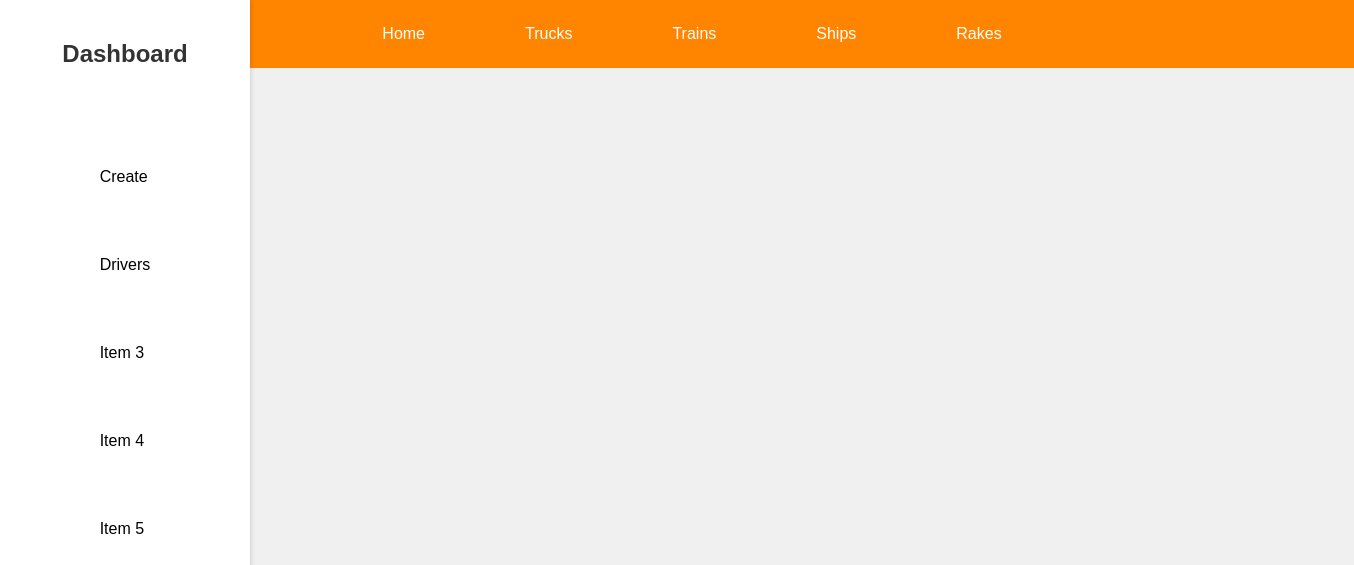
Before: /tracker/trucks/list with the older database file.
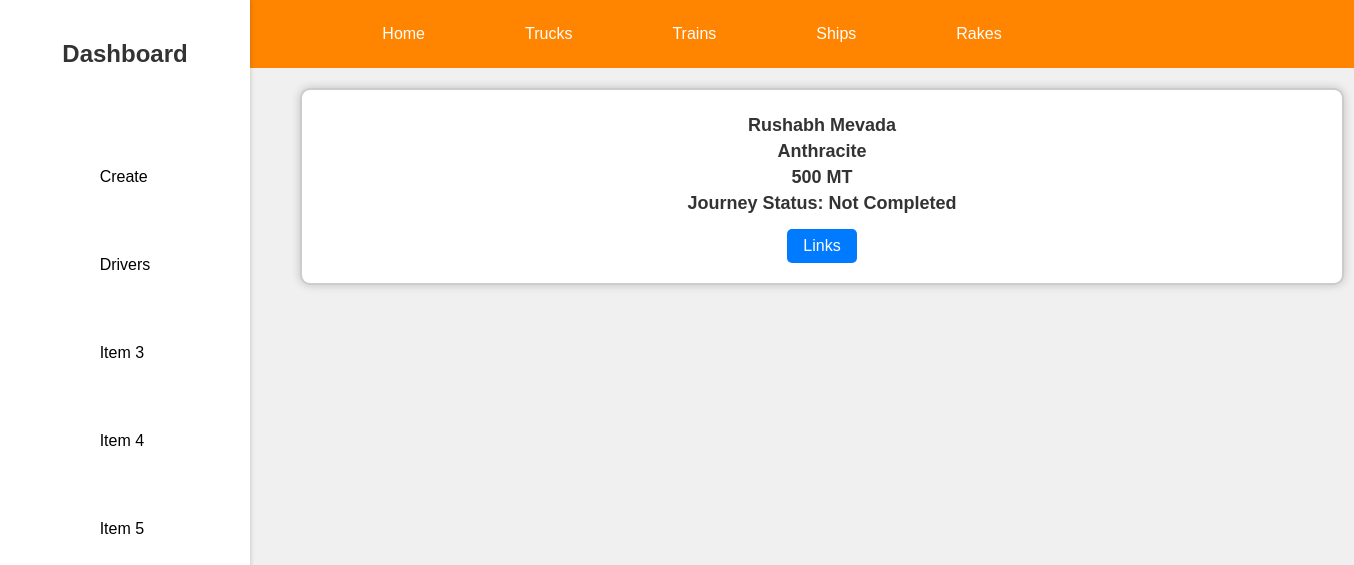
After: the same page with the newer database file.
### adminpanel/models.py (models this page shows, shortened)
class TruckJourney(models.Model):
    driver = models.ForeignKey(TruckDriver, on_delete=models.CASCADE)
    buyer = models.ForeignKey(Buyers, on_delete=models.CASCADE)
    COAL_TYPE_CHOICES = [
        ("Lignite", "Lignite"),
        ("Sub-Bituminous", "Sub-Bituminous"),
        ("Bituminous", "Bituminous"),
        ("Anthracite", "Anthracite"),
    ]
    coal_type = models.CharField(max_length=15, choices=COAL_TYPE_CHOICES)
    start_date = models.DateTimeField(auto_now_add=True)
    capacity = models.IntegerField()
    complete = models.BooleanField(default=False)

class TruckDriver(models.Model):
    name = models.CharField(max_length=200)
    truck_no = models.CharField(max_length=200, unique=True)
    joined_date = models.DateField(auto_now_add=True)
    aadhar_no = models.CharField(max_length=12, unique=True)
    license_no = models.CharField(max_length=200, unique=True)

### adminpanel/views.py (the view)
# urls.py: path('trucks/list',views.truck_list,name="truck_list"),
def truck_list(request):
    context = {'TruckJourney' : TruckJourney.objects.all()}
    return render(request, 'adminpanel/truck_list.html',context)

### adminpanel/templates/adminpanel/truck_list.html (shortened to what this page needs)
{% extends "adminpanel/dashboard.html" %}
{% block content %}
{% for journey in TruckJourney %}
<div class="container-list">
    <div class="card-list">
      <div>
        <h2>{{ journey.driver.name}}</h2>
        <h2>{{ journey.coal_type }}</h2>
        <h2>{{ journey.capacity }} MT</h2>
        <h2>Journey Status: Not Completed</h2>
        <a href="/tracker/trucks/{{journey.id}}">Links</a>
    </div>
    </div>
  </div>
{% endfor %}
{% endblock %}

Changed rows visible on the page:
added TruckJourney: driver.name "Rushabh Mevada", coal_type "Anthracite", capacity "500"
